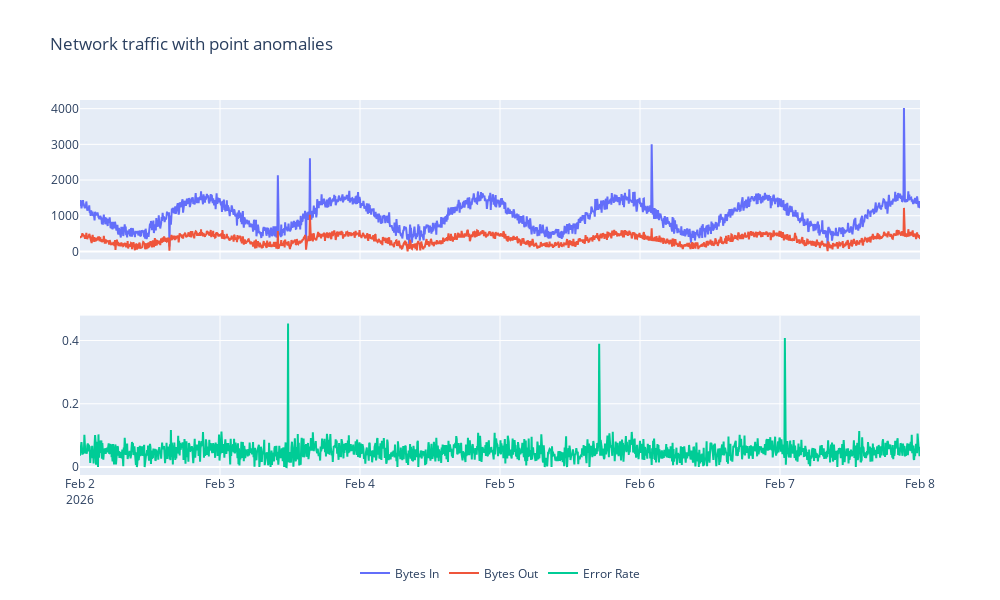

The cell this chart's notebook holds for it:
### Code cell
df_point_anomalies, point_anomaly_indices = generate_point_anomalies(df)
plot_network_metrics(df_point_anomalies, title='Network traffic with point anomalies')

### Figure 1 — Plotly figure (JSON) as saved in the notebook; plotly's stock layout.template omitted (floating-point values rounded to 4 significant figures; data arrays with more than 128 entries replaced by an {"elided": "..."} marker saying what was removed)
{"data": [{"name": "Bytes In", "type": "scatter", "x": {"elided": "1729 str values"}, "xaxis": "x", "y": {"elided": "1729 float values"}, "yaxis": "y"}, {"name": "Bytes Out", "type": "scatter", "x": {"elided": "1729 str values"}, "xaxis": "x", "y": {"elided": "1729 float values"}, "yaxis": "y"}, {"name": "Error Rate", "type": "scatter", "x": {"elided": "1729 str values"}, "xaxis": "x2", "y": {"elided": "1729 float values"}, "yaxis": "y2"}], "layout": {"height": 600, "legend": {"orientation": "h", "x": 0.5, "xanchor": "center", "y": -0.3, "yanchor": "bottom"}, "title": {"text": "Network traffic with point anomalies"}, "width": 1000, "xaxis": {"anchor": "y", "domain": [0, 1], "matches": "x2", "showticklabels": false}, "xaxis2": {"anchor": "y2", "domain": [0, 1]}, "yaxis": {"anchor": "x", "domain": [0.575, 1]}, "yaxis2": {"anchor": "x2", "domain": [0, 0.425]}}}
